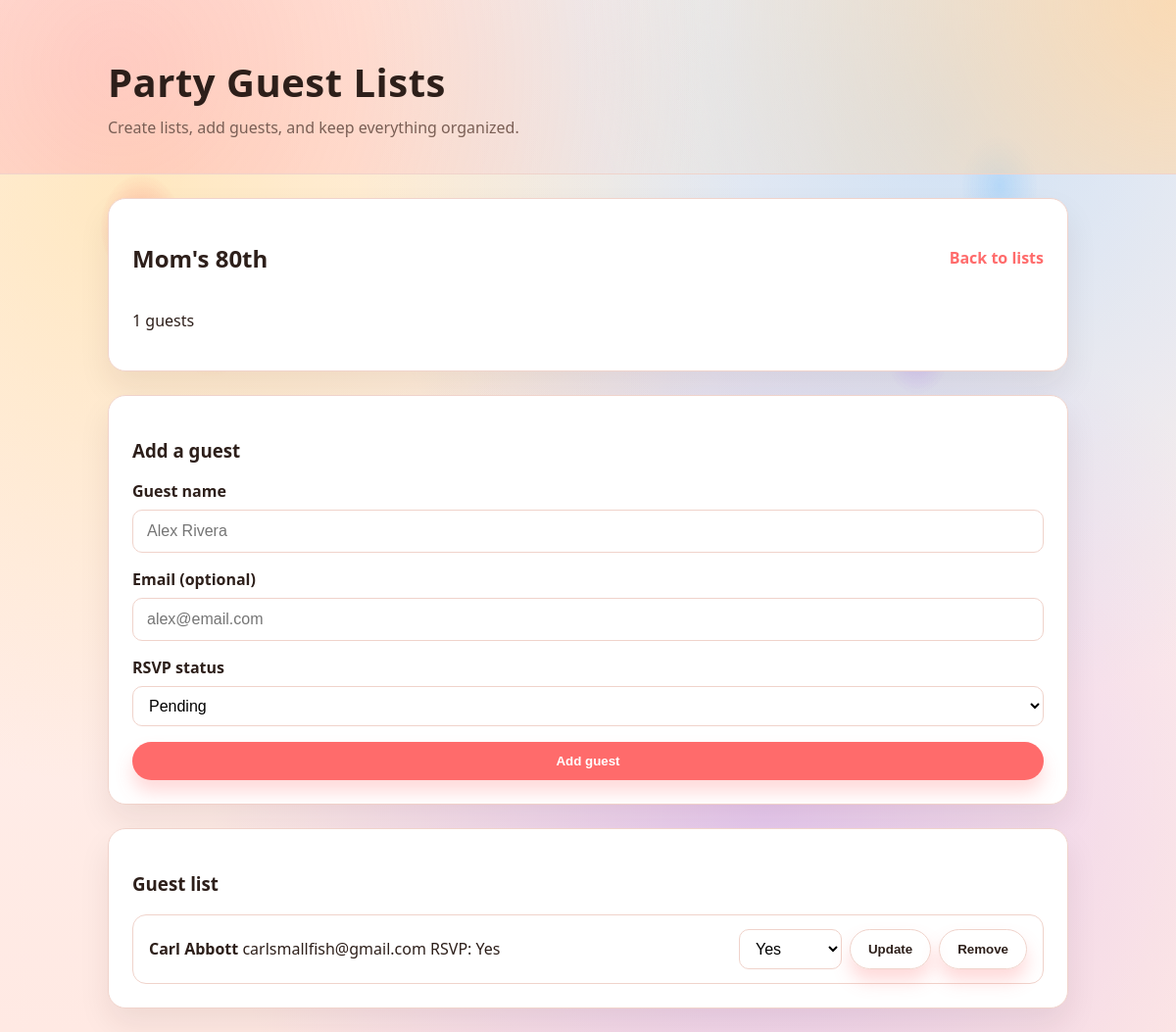
Page /lists/1 on the committed database.
### app/models.py (models this page shows, shortened)
class PartyList(db.Model):
    __tablename__ = "party_lists"
    id = db.Column(db.Integer, primary_key=True)
    name = db.Column(db.String(120), nullable=False)
    guests = db.relationship(
        "Guest",
        secondary=party_list_guests,
        back_populates="party_lists",
        order_by="Guest.name",
    )

class Guest(db.Model):
    __tablename__ = "guests"
    id = db.Column(db.Integer, primary_key=True)
    name = db.Column(db.String(120), nullable=False)
    email = db.Column(db.String(255))
    rsvp_status = db.Column(db.String(16), nullable=False, default="pending")
    party_lists = db.relationship(
        "PartyList",
        secondary=party_list_guests,
        back_populates="guests",
        order_by="PartyList.name",
    )

### app/web.py (the view)
@web_bp.get("/lists/<int:list_id>")
def list_detail(list_id):
    party_list = PartyList.query.get_or_404(list_id)
    return render_template(
        "list_detail.html",
        party_list=party_list,
        rsvp_options=RSVP_STATUSES,
    )

### app/templates/list_detail.html (shortened to what this page needs)
{% extends "base.html" %}
{% block content %}
<section class="panel">
    <div class="panel-header">
        <h2>{{ party_list.name }}</h2>
        <a class="link" href="{{ url_for('web.index') }}">Back to lists</a>
    </div>
    <p>{{ party_list.guests|length }} guests</p>
</section>
<section class="panel">
    <h3>Add a guest</h3>
    <form class="form" method="post" action="{{ url_for('web.add_guest', list_id=party_list.id) }}">
        <label>
            Guest name
            <input type="text" name="name" placeholder="Alex Rivera" required />
        </label>
        <label>
            Email (optional)
            <input type="email" name="email" placeholder="alex@email.com" />
        </label>
        <label>
            RSVP status
            <select name="rsvp_status">
                {% for status in rsvp_options %}
                    <option value="{{ status }}">{{ status|capitalize }}</option>
                {% endfor %}
            </select>
        </label>
        <button type="submit">Add guest</button>
    </form>
</section>
<section class="panel">
    <h3>Guest list</h3>
    {% if party_list.guests %}
        <ul class="guest-list">
            {% for guest in party_list.guests %}
                <li>
                    <div>
                        <strong>{{ guest.name }}</strong>
                        {% if guest.email %}
                            <span>{{ guest.email }}</span>
                        {% endif %}
                        <span>RSVP: {{ guest.rsvp_status|capitalize }}</span>
                    </div>
                    <div class="guest-actions">
                        <form method="post" action="{{ url_for('web.update_rsvp', list_id=party_list.id, guest_id=guest.id) }}">
                            <select name="rsvp_status">
                                {% for status in rsvp_options %}
                                    <option value="{{ status }}" {% if status == guest.rsvp_status %}selected{% endif %}>
                                        {{ status|capitalize }}
                                    </option>
                                {% endfor %}
                            </select>
                            <button type="submit" class="ghost">Update</button>
                        </form>
                        <form method="post" action="{{ url_for('web.remove_guest', list_id=party_list.id, guest_id=guest.id) }}" onsubmit="return confirm('Remove this guest from the list?');">
                            <button type="submit" class="ghost">Remove</button>
                        </form>
                    </div>
                </li>
            {% endfor %}
        </ul>
    {% else %}
        <p class="empty">No guests yet. Add someone above.</p>
    {% endif %}
</section>
{% endblock %}

### app/static/styles.css (style rules this page uses)
:root { color-scheme: light; --bg: #fff5f2; --panel: #ffffff; --text: #2d1f1a; --muted: #7a5f55; --accent: #ff6b6b; --accent-dark: #e34d5b; --border: #f0d3cb; --sprinkle-1: rgba(255, 211, 105, 0.35); --sprinkle-2: rgba(122, 194, 255, 0.35); --sprinkle-3: rgba(187, 136, 255, 0.35); }
* { box-sizing: border-box; }
body { margin: 0; font-family: "Trebuchet MS", "Gill Sans", "Segoe UI", sans-serif; background: radial-gradient(circle at 12% 18%, var(--sprinkle-1), transparent 45%), radial-gradient(circle at 80% 12%, var(--sprinkle-2), transparent 45%), radial-gradient(circle at 65% 78%, var(--sprinkle-3), transparent 50%), linear-gradient(180deg, #fff5f2 0%, #ffe9e3 100%); color: var(--text); }
body::before { content: ""; position: fixed; inset: 0; pointer-events: none; background: radial-gradient(ellipse 70px 90px at 12% 22%, rgba(255, 107, 107, 0.45), transparent 60%), radial-gradient(ellipse 60px 80px at 18% 32%, rgba(255, 214, 165, 0.4), transparent 60%), radial-gradient(ellipse 65px 85px at 85% 18%, rgba(122, 194, 255, 0.4), transparent 60%), radial-gradient(ellipse 55px 75px at 78% 34%, rgba(187, 136, 255, 0.4), transparent 60%), radial-gradient(ellipse 60px 80px at 50% 85%, rgba(255, 170, 204, 0.35), transparent 60%); opacity: 0.9; z-index: 0; }
a { color: inherit; text-decoration: none; }
.panel { background: var(--panel); border: 1px solid var(--border); border-radius: 18px; padding: 24px; margin: 24px 0; box-shadow: 0 16px 32px rgba(45, 31, 26, 0.08); }
.panel-header { display: flex; align-items: center; justify-content: space-between; }
.form { display: grid; gap: 16px; }
.form label { display: grid; gap: 8px; font-weight: 600; }
input { padding: 12px 14px; border: 1px solid var(--border); border-radius: 10px; font-size: 1rem; }
select { padding: 10px 12px; border: 1px solid var(--border); border-radius: 10px; background: #fff; font-size: 1rem; }
button { padding: 12px 18px; border: none; border-radius: 999px; background: var(--accent); color: #fff; font-weight: 600; cursor: pointer; box-shadow: 0 12px 18px rgba(255, 107, 107, 0.25); }
button.ghost { background: transparent; border: 1px solid var(--border); color: var(--text); }
.guest-list { list-style: none; padding: 0; margin: 0; display: grid; gap: 12px; }
.guest-list li { display: flex; justify-content: space-between; align-items: center; padding: 14px 16px; border-radius: 14px; border: 1px solid var(--border); background: #ffffff; }
.guest-actions { display: flex; gap: 8px; align-items: center; }
.guest-actions form { display: flex; gap: 8px; align-items: center; }
.link { font-weight: 600; color: var(--accent); }

### rows in the picture
PartyList: name "Mom's 80th"
Guest: name "Carl Abbott", email "carlsmallfish@gmail.com", rsvp_status "Yes"

### other values in the picture
{{ party_list.guests|length }} "1"
form field rsvp_status "Pending"
